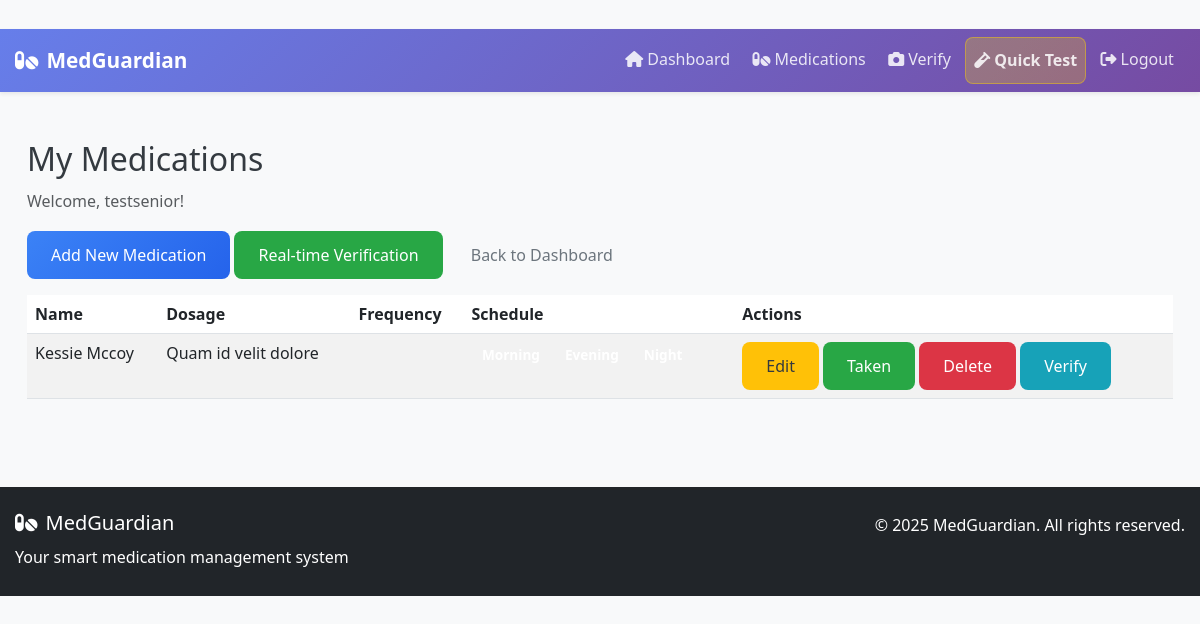
Screenshot of /medication/medications (signed in) with the database file from the repository.
### app/models/auth.py (models this page shows, shortened)
class User(UserMixin, BaseModel):
    __tablename__ = 'user'
    username = db.Column(db.String(100), nullable=False, unique=True, index=True)
    email = db.Column(db.String(100), nullable=False, unique=True, index=True)
    password_hash = db.Column(db.String(200))
    role = db.Column(db.String(20), nullable=False, default='senior', index=True)
    medications = db.relationship('Medication', backref='user', lazy=True, cascade='all, delete-orphan')

### app/models/medication.py (models this page shows, shortened)
class Medication(BaseModel):
    __tablename__ = 'medication'
    name = db.Column(db.String(100), nullable=False, index=True)
    dosage = db.Column(db.String(50), nullable=False)
    frequency = db.Column(db.String(50), nullable=False)
    instructions = db.Column(db.Text)
    user_id = db.Column(db.Integer, db.ForeignKey('user.id', ondelete='CASCADE'), nullable=False, index=True)
    morning = db.Column(db.Boolean, default=False)
    afternoon = db.Column(db.Boolean, default=False)
    evening = db.Column(db.Boolean, default=False)
    night = db.Column(db.Boolean, default=False)
    reminder_enabled = db.Column(db.Boolean, default=True)
    reminder_sound = db.Column(db.Boolean, default=True)
    reminder_voice = db.Column(db.Boolean, default=True)
    custom_reminder_times = db.Column(db.String(200))
    start_date = db.Column(db.Date, index=True)
    end_date = db.Column(db.Date, index=True)
    priority = db.Column(db.String(20), default='normal', index=True)
    custom_times = db.Column(db.String(200))  # JSON string for custom times
    barcode = db.Column(db.String(100), nullable=True, index=True)  # UPC/EAN/QR code
    reference_image_path = db.Column(db.String(500), nullable=True)  # Path to reference photo
    image_features = db.Column(db.Text, nullable=True)  # JSON: color histogram, shape features
    label_text = db.Column(db.Text, nullable=True)  # OCR extracted text from label

### app/routes/medication.py (the view)
@medication.route('/medications')
@login_required
def list_medications():
    medications = Medication.query.filter_by(user_id=current_user.id).all()
    return render_template('medication/list.html', medications=medications)

### app/templates/medication/list.html (shortened to what this page needs)
{% extends "base.html" %}
{% block content %}
<div class="container mt-4">
    <h2>My Medications</h2>
    <p class="text-muted">Welcome, {{ current_user.username }}!</p>
    <div class="mb-3">
        <a href="{{ url_for('medication.add_medication') }}" class="btn btn-primary">Add New Medication</a>
        <a href="{{ url_for('medication.realtime_verification') }}" class="btn btn-success ml-2">Real-time
            Verification</a>
        <a href="{{ url_for('main.dashboard') }}" class="btn btn-outline-secondary ml-2">Back to Dashboard</a>
    </div>
    {% if medications %}
    <table class="table table-striped table-hover">
        <thead class="thead-dark">
            <tr>
                <th>Name</th>
                <th>Dosage</th>
                <th>Frequency</th>
                <th>Schedule</th>
                <th>Actions</th>
            </tr>
        </thead>
        <tbody>
            {% for med in medications %}
            <tr>
                <td>{{ med.name }}</td>
                <td>{{ med.dosage }}</td>
                <td>{{ med.frequency }}</td>
                <td>
                    {% if med.morning %}<span class="badge badge-light">Morning</span>{% endif %}
                    {% if med.evening %}<span class="badge badge-light">Evening</span>{% endif %}
                    {% if med.night %}<span class="badge badge-light">Night</span>{% endif %}
                </td>
                <td>
                    <a href="{{ url_for('medication.edit_medication', medication_id=med.id) }}"
                        class="btn btn-sm btn-warning">Edit</a>
                    <form action="{{ url_for('medication.mark_taken', medication_id=med.id) }}" method="post"
                        style="display:inline;" class="taken-form" data-med-name="{{ med.name }}">
                        <button type="button" class="btn btn-sm btn-success taken-btn">Taken</button>
                    </form>
                    <form action="{{ url_for('medication.delete_medication', medication_id=med.id) }}" method="post"
                        style="display:inline;" class="delete-form" data-med-name="{{ med.name }}">
                        <button type="button" class="btn btn-sm btn-danger delete-btn">Delete</button>
                    </form>
                    <button class="btn btn-sm btn-info verify-btn" data-id="{{ med.id }}">Verify</button>
                </td>
            </tr>
            {% endfor %}
        </tbody>
    </table>
    {% else %}
    <div class="alert alert-secondary">
        You don't have any medications added yet.
        <a href="{{ url_for('medication.add_medication') }}" class="btn btn-sm btn-outline-primary ml-2">Add Your First
            Medication</a>
    </div>
    {% endif %}
</div>
{% endblock %}

### app/static/css/style.css (style rules this page uses)
:root { --primary-color: #667eea; --secondary-color: #764ba2; --success-color: #28a745; --warning-color: #ffc107; --danger-color: #dc3545; --info-color: #17a2b8; --light-color: #f8f9fa; --dark-color: #343a40; --font-family: 'Segoe UI', Tahoma, Geneva, Verdana, sans-serif; --senior-font-size: 1.125rem; --senior-font-size-large: 1.5rem; --senior-font-size-xlarge: 2rem; --high-contrast-bg: #ffffff; --high-contrast-text: #000000; }
* { margin: 0; padding: 0; box-sizing: border-box; }
body { font-family: var(--font-family); line-height: 1.8; color: var(--dark-color); background-color: var(--light-color); font-size: 16px; }
.container { max-width: 1200px; margin: 0 auto; padding: 0 15px; }
.mt-4 { margin-top: 1.5rem; }
.mb-3 { margin-bottom: 1rem; }
.btn { display: inline-block; padding: 0.75rem 1.5rem; font-weight: 500; text-align: center; text-decoration: none; border-radius: 0.375rem; border: none; cursor: pointer; transition: all 0.3s ease; min-height: 44px; }
.btn-primary { background-color: var(--primary-color); color: white; }
.btn-success { background-color: var(--success-color); color: white; }
.btn-info { background-color: var(--info-color); color: white; }
.btn-warning { background-color: var(--warning-color); color: var(--dark-color); }
.btn-danger { background-color: var(--danger-color); color: white; }
.badge { display: inline-block; padding: 0.35rem 0.65rem; font-size: 0.85rem; font-weight: 700; line-height: 1; text-align: center; white-space: nowrap; vertical-align: baseline; border-radius: 0.25rem; }

### app/static/css/camera_modal.css (style rules this page uses)
.btn { padding: 12px 24px; border: none; border-radius: 8px; font-size: 16px; font-weight: 500; cursor: pointer; transition: all 0.2s; display: inline-flex; align-items: center; justify-content: center; gap: 8px; }
.btn-primary { background: linear-gradient(135deg, #3b82f6, #2563eb); color: white; }

### rows the page displays
User: username "testsenior"
Medication: name "Kessie Mccoy", dosage "Quam id velit dolore"
